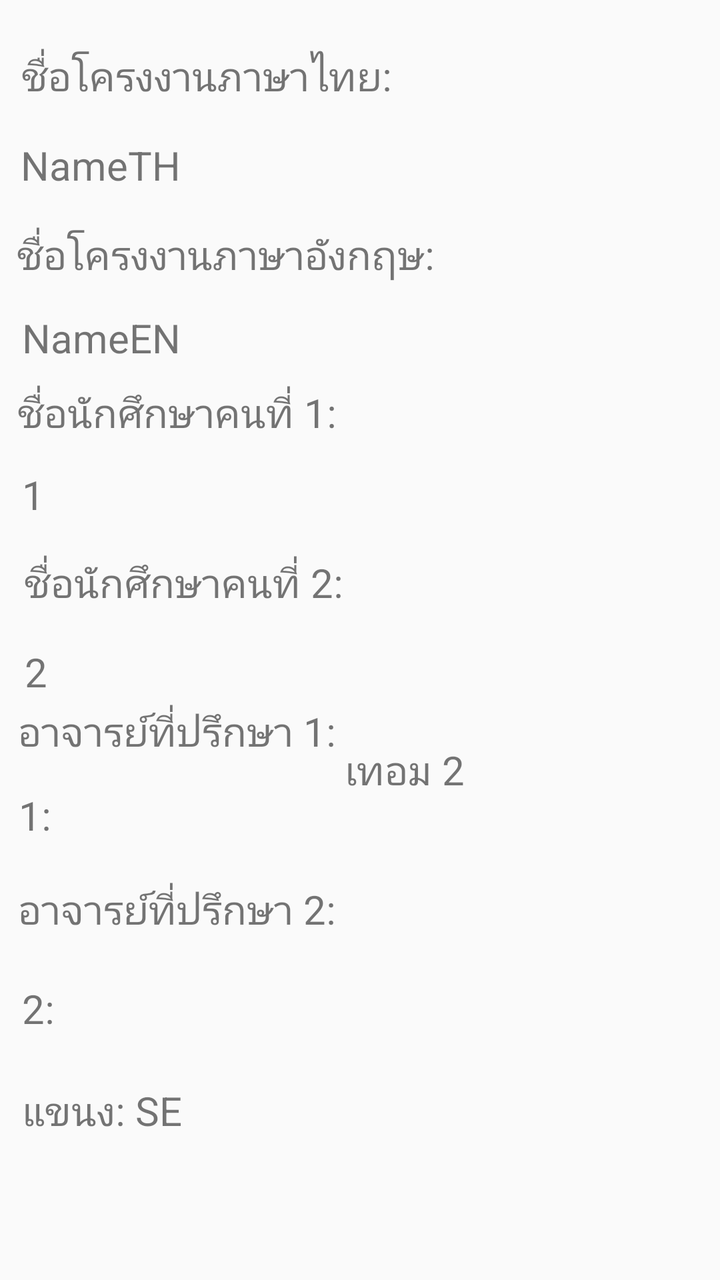
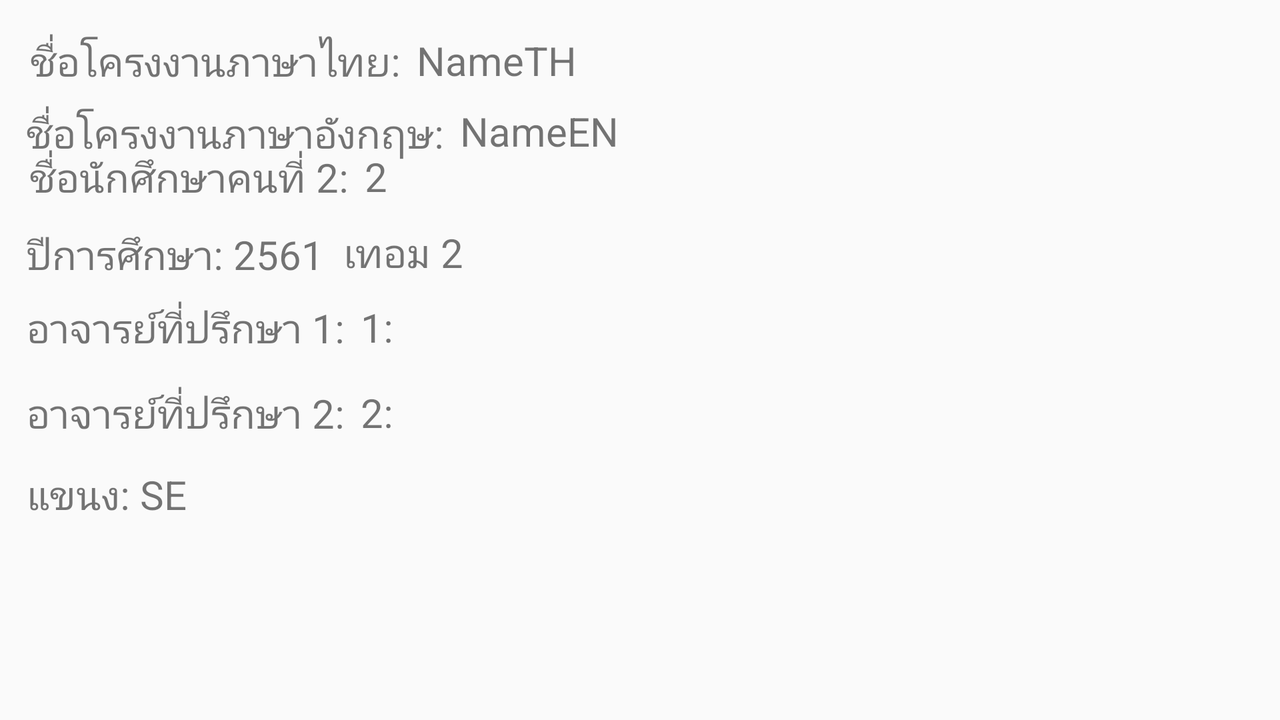

First picture: res/layout/ on a phone held upright. Second picture: the repository's own variant of that layout, on a device whose configuration matches the variant's folder. Source for both follows.
<!-- AndroidManifest.xml: application theme AppTheme -->
<!-- res/layout/activity_project_detail.xml -->
<?xml version="1.0" encoding="utf-8"?>
<android.support.constraint.ConstraintLayout xmlns:android="http://schemas.android.com/apk/res/android"
    xmlns:app="http://schemas.android.com/apk/res-auto"
    xmlns:tools="http://schemas.android.com/tools"
    android:layout_width="match_parent"
    android:layout_height="match_parent"
    tools:context=".ProjectDetail">

    <TextView
        android:id="@+id/nameTH"
        android:layout_width="wrap_content"
        android:layout_height="wrap_content"
        android:layout_marginStart="8dp"
        android:layout_marginLeft="8dp"
        android:layout_marginTop="8dp"
        android:layout_marginEnd="8dp"
        android:layout_marginRight="8dp"
        android:layout_marginBottom="8dp"
        android:text="ชื่อโครงงานภาษาไทย:"
        android:textSize="20dp"
        app:layout_constraintBottom_toBottomOf="parent"
        app:layout_constraintEnd_toEndOf="parent"
        app:layout_constraintHorizontal_bias="0.016"
        app:layout_constraintStart_toStartOf="parent"
        app:layout_constraintTop_toTopOf="parent"
        app:layout_constraintVertical_bias="0.027" />

    <TextView
        android:id="@+id/nameTHName"
        android:layout_width="wrap_content"
        android:layout_height="wrap_content"
        android:layout_marginStart="8dp"
        android:layout_marginLeft="8dp"
        android:layout_marginTop="8dp"
        android:layout_marginEnd="8dp"
        android:layout_marginRight="8dp"
        android:layout_marginBottom="8dp"
        android:text="NameTH"
        android:textSize="20dp"
        app:layout_constraintBottom_toBottomOf="parent"
        app:layout_constraintEnd_toEndOf="parent"
        app:layout_constraintHorizontal_bias="0.009"
        app:layout_constraintStart_toStartOf="parent"
        app:layout_constraintTop_toBottomOf="@+id/nameTH"
        app:layout_constraintVertical_bias="0.017" />

    <TextView
        android:id="@+id/nameEN"
        android:layout_width="wrap_content"
        android:layout_height="wrap_content"
        android:layout_marginTop="8dp"
        android:layout_marginBottom="268dp"
        android:text="ชื่อโครงงานภาษาอังกฤษ:"
        android:textSize="20dp"
        app:layout_constraintBottom_toBottomOf="parent"
        app:layout_constraintEnd_toEndOf="parent"
        app:layout_constraintHorizontal_bias="0.055"
        app:layout_constraintStart_toStartOf="parent"
        app:layout_constraintTop_toBottomOf="@+id/nameTHName"
        app:layout_constraintVertical_bias="0.039" />

    <TextView
        android:id="@+id/nameENName"
        android:layout_width="wrap_content"
        android:layout_height="wrap_content"
        android:layout_marginTop="8dp"
        android:layout_marginBottom="268dp"
        android:text="NameEN"
        android:textSize="20dp"
        app:layout_constraintBottom_toBottomOf="parent"
        app:layout_constraintEnd_toEndOf="parent"
        app:layout_constraintHorizontal_bias="0.039"
        app:layout_constraintStart_toStartOf="parent"
        app:layout_constraintTop_toBottomOf="@+id/nameEN"
        app:layout_constraintVertical_bias="0.032" />

    <TextView
        android:id="@+id/stu1"
        android:layout_width="wrap_content"
        android:layout_height="wrap_content"
        android:layout_marginTop="8dp"
        android:layout_marginBottom="276dp"
        android:text="ชื่อนักศึกษาคนที่ 1:"
        android:textSize="20dp"
        app:layout_constraintBottom_toBottomOf="parent"
        app:layout_constraintEnd_toEndOf="parent"
        app:layout_constraintHorizontal_bias="0.043"
        app:layout_constraintStart_toStartOf="parent"
        app:layout_constraintTop_toBottomOf="@+id/nameENName"
        app:layout_constraintVertical_bias="0.013" />

    <TextView
        android:id="@+id/stu1Name"
        android:layout_width="wrap_content"
        android:layout_height="wrap_content"
        android:layout_marginTop="8dp"
        android:layout_marginBottom="276dp"
        android:text="1"
        android:textSize="20dp"
        app:layout_constraintBottom_toBottomOf="parent"
        app:layout_constraintEnd_toEndOf="parent"
        app:layout_constraintHorizontal_bias="0.032"
        app:layout_constraintStart_toStartOf="parent"
        app:layout_constraintTop_toBottomOf="@+id/stu1"
        app:layout_constraintVertical_bias="0.052" />

    <TextView
        android:id="@+id/stu2"
        android:layout_width="wrap_content"
        android:layout_height="wrap_content"
        android:layout_marginStart="8dp"
        android:layout_marginLeft="8dp"
        android:layout_marginTop="8dp"
        android:layout_marginEnd="8dp"
        android:layout_marginRight="8dp"
        android:layout_marginBottom="8dp"
        android:text="ชื่อนักศึกษาคนที่ 2:"
        android:textSize="20dp"
        app:layout_constraintBottom_toBottomOf="parent"
        app:layout_constraintEnd_toEndOf="parent"
        app:layout_constraintHorizontal_bias="0.021"
        app:layout_constraintStart_toStartOf="parent"
        app:layout_constraintTop_toBottomOf="@+id/stu1Name"
        app:layout_constraintVertical_bias="0.026" />

    <TextView
        android:id="@+id/stu2Name"
        android:layout_width="wrap_content"
        android:layout_height="wrap_content"
        android:layout_marginStart="8dp"
        android:layout_marginLeft="8dp"
        android:layout_marginTop="8dp"
        android:layout_marginEnd="8dp"
        android:layout_marginRight="8dp"
        android:layout_marginBottom="8dp"
        android:text="2"
        android:textSize="20dp"
        app:layout_constraintBottom_toBottomOf="parent"
        app:layout_constraintEnd_toEndOf="parent"
        app:layout_constraintHorizontal_bias="0.013"
        app:layout_constraintStart_toStartOf="parent"
        app:layout_constraintTop_toBottomOf="@+id/stu2"
        app:layout_constraintVertical_bias="0.032" />

    <TextView
        android:id="@+id/year"
        android:layout_width="wrap_content"
        android:layout_height="wrap_content"
        android:layout_marginTop="8dp"
        android:layout_marginBottom="304dp"
        android:text="ปีการศึกษา: 2561"
        android:textSize="20dp"
        app:layout_constraintBottom_toBottomOf="parent"
        app:layout_constraintEnd_toEndOf="parent"
        app:layout_constraintHorizontal_bias="0.042"
        app:layout_constraintStart_toStartOf="parent"
        app:layout_constraintTop_toBottomOf="@+id/stu2Name"
        app:layout_constraintVertical_bias="0.666" />

    <TextView
        android:id="@+id/term"
        android:layout_width="wrap_content"
        android:layout_height="wrap_content"
        android:layout_marginStart="8dp"
        android:layout_marginTop="8dp"
        android:layout_marginBottom="8dp"
        android:text="เทอม 2"
        android:textSize="20dp"
        app:layout_constraintBottom_toBottomOf="parent"
        app:layout_constraintEnd_toEndOf="parent"
        app:layout_constraintHorizontal_bias="0.049"
        app:layout_constraintStart_toEndOf="@+id/year"
        app:layout_constraintTop_toBottomOf="@+id/stu2Name"
        app:layout_constraintVertical_bias="0.055" />

    <TextView
        android:id="@+id/teach1"
        android:layout_width="wrap_content"
        android:layout_height="wrap_content"
        android:layout_marginTop="8dp"
        android:layout_marginBottom="232dp"
        android:text="อาจารย์ที่ปรึกษา 1:"
        android:textSize="20dp"
        app:layout_constraintBottom_toBottomOf="parent"
        app:layout_constraintEnd_toEndOf="parent"
        app:layout_constraintHorizontal_bias="0.044"
        app:layout_constraintStart_toStartOf="parent"
        app:layout_constraintTop_toBottomOf="@+id/year"
        app:layout_constraintVertical_bias="0.26" />

    <TextView
        android:id="@+id/teach1Name"
        android:layout_width="wrap_content"
        android:layout_height="wrap_content"
        android:layout_marginTop="8dp"
        android:layout_marginBottom="148dp"
        android:text="1:"
        android:textSize="20dp"
        app:layout_constraintBottom_toBottomOf="parent"
        app:layout_constraintEnd_toEndOf="parent"
        app:layout_constraintHorizontal_bias="0.027"
        app:layout_constraintStart_toStartOf="parent"
        app:layout_constraintTop_toBottomOf="@+id/teach1"
        app:layout_constraintVertical_bias="0.084" />

    <TextView
        android:id="@+id/teach2"
        android:layout_width="wrap_content"
        android:layout_height="wrap_content"
        android:layout_marginTop="8dp"
        android:text="อาจารย์ที่ปรึกษา 2:"
        android:textSize="20dp"
        app:layout_constraintBottom_toBottomOf="parent"
        app:layout_constraintEnd_toEndOf="parent"
        app:layout_constraintHorizontal_bias="0.044"
        app:layout_constraintStart_toStartOf="parent"
        app:layout_constraintTop_toBottomOf="@+id/teach1Name"
        app:layout_constraintVertical_bias="0.063" />

    <TextView
        android:id="@+id/teach2Name"
        android:layout_width="wrap_content"
        android:layout_height="wrap_content"
        android:layout_marginTop="8dp"
        android:text="2:"
        android:textSize="20dp"
        app:layout_constraintBottom_toBottomOf="parent"
        app:layout_constraintEnd_toEndOf="parent"
        app:layout_constraintHorizontal_bias="0.032"
        app:layout_constraintStart_toStartOf="parent"
        app:layout_constraintTop_toBottomOf="@+id/teach2"
        app:layout_constraintVertical_bias="0.104" />

    <TextView
        android:id="@+id/major"
        android:layout_width="wrap_content"
        android:layout_height="wrap_content"
        android:layout_marginTop="8dp"
        android:layout_marginBottom="8dp"
        android:text="แขนง: SE"
        android:textSize="20dp"
        app:layout_constraintBottom_toBottomOf="parent"
        app:layout_constraintEnd_toEndOf="parent"
        app:layout_constraintHorizontal_bias="0.039"
        app:layout_constraintStart_toStartOf="parent"
        app:layout_constraintTop_toBottomOf="@+id/teach2Name"
        app:layout_constraintVertical_bias="0.2" />


</android.support.constraint.ConstraintLayout>
<!-- resources referenced by this layout -->
<resources>
  <style name="AppTheme" parent="Theme.AppCompat.Light.DarkActionBar">
          
          <item name="colorPrimary">@color/colorPrimary</item>
          <item name="colorPrimaryDark">@color/colorPrimaryDark</item>
          <item name="colorAccent">@color/colorAccent</item>
      </style>
</resources>
<!-- res/layout-land/activity_project_detail.xml (the repository's variant of the layout above) -->
<!-- drawn on the phone turned sideways -->
<?xml version="1.0" encoding="utf-8"?>
<android.support.constraint.ConstraintLayout xmlns:android="http://schemas.android.com/apk/res/android"
    xmlns:app="http://schemas.android.com/apk/res-auto"
    xmlns:tools="http://schemas.android.com/tools"
    android:layout_width="match_parent"
    android:layout_height="match_parent"
    tools:context=".ProjectDetail">

    <TextView
        android:id="@+id/nameTH"
        android:layout_width="wrap_content"
        android:layout_height="wrap_content"
        android:layout_marginStart="8dp"
        android:layout_marginLeft="8dp"
        android:layout_marginTop="8dp"
        android:layout_marginEnd="8dp"
        android:layout_marginRight="8dp"
        android:layout_marginBottom="8dp"
        android:text="ชื่อโครงงานภาษาไทย:"
        android:textSize="20dp"
        app:layout_constraintBottom_toBottomOf="parent"
        app:layout_constraintEnd_toEndOf="parent"
        app:layout_constraintHorizontal_bias="0.016"
        app:layout_constraintStart_toStartOf="parent"
        app:layout_constraintTop_toTopOf="parent"
        app:layout_constraintVertical_bias="0.027" />

    <TextView
        android:id="@+id/nameTHName"
        android:layout_width="wrap_content"
        android:layout_height="wrap_content"
        android:layout_marginStart="8dp"
        android:layout_marginLeft="8dp"
        android:layout_marginTop="8dp"
        android:layout_marginEnd="8dp"
        android:layout_marginRight="8dp"
        android:layout_marginBottom="8dp"
        android:text="NameTH"
        android:textSize="20dp"
        app:layout_constraintBottom_toBottomOf="parent"
        app:layout_constraintEnd_toEndOf="parent"
        app:layout_constraintHorizontal_bias="0.0"
        app:layout_constraintStart_toEndOf="@+id/nameTH"
        app:layout_constraintTop_toTopOf="parent"
        app:layout_constraintVertical_bias="0.027" />

    <TextView
        android:id="@+id/nameEN"
        android:layout_width="wrap_content"
        android:layout_height="wrap_content"
        android:layout_marginTop="8dp"
        android:layout_marginBottom="268dp"
        android:text="ชื่อโครงงานภาษาอังกฤษ:"
        android:textSize="20dp"
        app:layout_constraintBottom_toBottomOf="parent"
        app:layout_constraintEnd_toEndOf="parent"
        app:layout_constraintHorizontal_bias="0.03"
        app:layout_constraintStart_toStartOf="parent"
        app:layout_constraintTop_toBottomOf="@+id/nameTH"
        app:layout_constraintVertical_bias="0.015" />

    <TextView
        android:id="@+id/nameENName"
        android:layout_width="wrap_content"
        android:layout_height="wrap_content"
        android:layout_marginStart="8dp"
        android:layout_marginLeft="8dp"
        android:layout_marginTop="8dp"
        android:layout_marginBottom="268dp"
        android:text="NameEN"
        android:textSize="20dp"
        app:layout_constraintBottom_toBottomOf="parent"
        app:layout_constraintEnd_toEndOf="parent"
        app:layout_constraintHorizontal_bias="0.0"
        app:layout_constraintStart_toEndOf="@+id/nameEN"
        app:layout_constraintTop_toBottomOf="@+id/nameTHName"
        app:layout_constraintVertical_bias="0.015" />

    <TextView
        android:id="@+id/stu1"
        android:layout_width="wrap_content"
        android:layout_height="wrap_content"
        android:layout_marginTop="8dp"
        android:layout_marginBottom="276dp"
        android:text="ชื่อนักศึกษาคนที่ 1:"
        android:textSize="20dp"
        app:layout_constraintBottom_toBottomOf="parent"
        app:layout_constraintEnd_toEndOf="parent"
        app:layout_constraintHorizontal_bias="0.028"
        app:layout_constraintStart_toStartOf="parent"
        app:layout_constraintTop_toBottomOf="@+id/nameEN"
        app:layout_constraintVertical_bias="0.0" />

    <TextView
        android:id="@+id/stu1Name"
        android:layout_width="wrap_content"
        android:layout_height="wrap_content"
        android:layout_marginStart="8dp"
        android:layout_marginTop="8dp"
        android:layout_marginBottom="276dp"
        android:text="1"
        android:textSize="20dp"
        app:layout_constraintBottom_toBottomOf="parent"
        app:layout_constraintEnd_toEndOf="parent"
        app:layout_constraintHorizontal_bias="0.0"
        app:layout_constraintStart_toEndOf="@+id/stu1"
        app:layout_constraintTop_toBottomOf="@+id/nameEN"
        app:layout_constraintVertical_bias="0.0" />

    <TextView
        android:id="@+id/stu2"
        android:layout_width="wrap_content"
        android:layout_height="wrap_content"
        android:layout_marginStart="8dp"
        android:layout_marginLeft="8dp"
        android:layout_marginTop="8dp"
        android:layout_marginEnd="8dp"
        android:layout_marginRight="8dp"
        android:layout_marginBottom="8dp"
        android:text="ชื่อนักศึกษาคนที่ 2:"
        android:textSize="20dp"
        app:layout_constraintBottom_toBottomOf="parent"
        app:layout_constraintEnd_toEndOf="parent"
        app:layout_constraintHorizontal_bias="0.014"
        app:layout_constraintStart_toStartOf="parent"
        app:layout_constraintTop_toBottomOf="@+id/stu1"
        app:layout_constraintVertical_bias="0.023" />

    <TextView
        android:id="@+id/stu2Name"
        android:layout_width="wrap_content"
        android:layout_height="wrap_content"
        android:layout_marginStart="8dp"
        android:layout_marginTop="8dp"
        android:layout_marginEnd="8dp"
        android:layout_marginBottom="8dp"
        android:text="2"
        android:textSize="20dp"
        app:layout_constraintBottom_toBottomOf="parent"
        app:layout_constraintEnd_toEndOf="parent"
        app:layout_constraintHorizontal_bias="0.0"
        app:layout_constraintStart_toEndOf="@+id/stu2"
        app:layout_constraintTop_toBottomOf="@+id/stu1"
        app:layout_constraintVertical_bias="0.023" />

    <TextView
        android:id="@+id/year"
        android:layout_width="wrap_content"
        android:layout_height="wrap_content"
        android:layout_marginTop="8dp"
        android:layout_marginBottom="8dp"
        android:text="ปีการศึกษา: 2561"
        android:textSize="20dp"
        app:layout_constraintBottom_toBottomOf="parent"
        app:layout_constraintEnd_toEndOf="parent"
        app:layout_constraintHorizontal_bias="0.027"
        app:layout_constraintStart_toStartOf="parent"
        app:layout_constraintTop_toBottomOf="@+id/stu2"
        app:layout_constraintVertical_bias="0.014" />

    <TextView
        android:id="@+id/term"
        android:layout_width="wrap_content"
        android:layout_height="wrap_content"
        android:layout_marginStart="8dp"
        android:layout_marginTop="8dp"
        android:layout_marginBottom="8dp"
        android:text="เทอม 2"
        android:textSize="20dp"
        app:layout_constraintBottom_toBottomOf="parent"
        app:layout_constraintEnd_toEndOf="parent"
        app:layout_constraintHorizontal_bias="0.004"
        app:layout_constraintStart_toEndOf="@+id/year"
        app:layout_constraintTop_toBottomOf="@+id/stu2"
        app:layout_constraintVertical_bias="0.009" />

    <TextView
        android:id="@+id/teach1"
        android:layout_width="wrap_content"
        android:layout_height="wrap_content"
        android:layout_marginTop="8dp"
        android:layout_marginBottom="72dp"
        android:text="อาจารย์ที่ปรึกษา 1:"
        android:textSize="20dp"
        app:layout_constraintBottom_toBottomOf="parent"
        app:layout_constraintEnd_toEndOf="parent"
        app:layout_constraintHorizontal_bias="0.028"
        app:layout_constraintStart_toStartOf="parent"
        app:layout_constraintTop_toBottomOf="@+id/year"
        app:layout_constraintVertical_bias="0.009" />

    <TextView
        android:id="@+id/teach1Name"
        android:layout_width="wrap_content"
        android:layout_height="wrap_content"
        android:layout_marginStart="8dp"
        android:layout_marginTop="8dp"
        android:layout_marginBottom="148dp"
        android:text="1:"
        android:textSize="20dp"
        app:layout_constraintBottom_toBottomOf="parent"
        app:layout_constraintEnd_toEndOf="parent"
        app:layout_constraintHorizontal_bias="0.0"
        app:layout_constraintStart_toEndOf="@+id/teach1"
        app:layout_constraintTop_toBottomOf="@+id/year"
        app:layout_constraintVertical_bias="0.028" />

    <TextView
        android:id="@+id/teach2"
        android:layout_width="wrap_content"
        android:layout_height="wrap_content"
        android:layout_marginTop="8dp"
        android:text="อาจารย์ที่ปรึกษา 2:"
        android:textSize="20dp"
        app:layout_constraintBottom_toBottomOf="parent"
        app:layout_constraintEnd_toEndOf="parent"
        app:layout_constraintHorizontal_bias="0.028"
        app:layout_constraintStart_toStartOf="parent"
        app:layout_constraintTop_toBottomOf="@+id/teach1"
        app:layout_constraintVertical_bias="0.047" />

    <TextView
        android:id="@+id/teach2Name"
        android:layout_width="wrap_content"
        android:layout_height="wrap_content"
        android:layout_marginStart="8dp"
        android:layout_marginTop="8dp"
        android:text="2:"
        android:textSize="20dp"
        app:layout_constraintBottom_toBottomOf="parent"
        app:layout_constraintEnd_toEndOf="parent"
        app:layout_constraintHorizontal_bias="0.0"
        app:layout_constraintStart_toEndOf="@+id/teach2"
        app:layout_constraintTop_toBottomOf="@+id/teach1"
        app:layout_constraintVertical_bias="0.047" />

    <TextView
        android:id="@+id/major"
        android:layout_width="wrap_content"
        android:layout_height="wrap_content"
        android:layout_marginTop="8dp"
        android:layout_marginBottom="8dp"
        android:text="แขนง: SE"
        android:textSize="20dp"
        app:layout_constraintBottom_toBottomOf="parent"
        app:layout_constraintEnd_toEndOf="parent"
        app:layout_constraintHorizontal_bias="0.024"
        app:layout_constraintStart_toStartOf="parent"
        app:layout_constraintTop_toBottomOf="@+id/teach2"
        app:layout_constraintVertical_bias="0.051" />


</android.support.constraint.ConstraintLayout>
